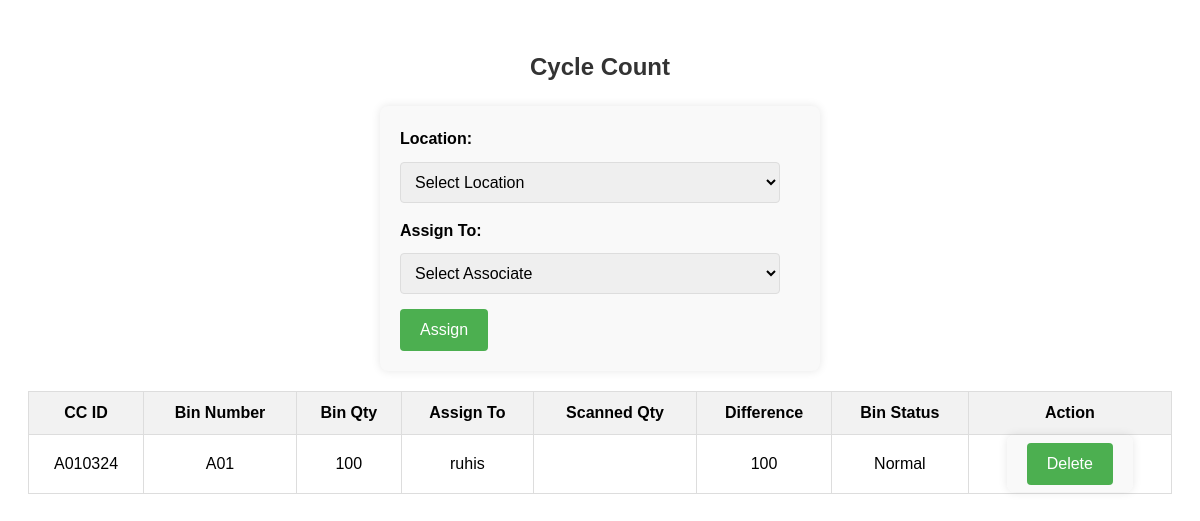
The page /inventory/cycle_count.php on the database its author committed.
### tables this page shows
CREATE TABLE `cc_data` (
  `count` int(11) NOT NULL,
  `cc_id` varchar(50) NOT NULL,
  `associate_name` varchar(50) DEFAULT NULL,
  `location` varchar(50) DEFAULT NULL,
  `available_qty` varchar(50) DEFAULT NULL,
  `scanned_qty` varchar(50) DEFAULT NULL,
  `assigned_on` timestamp NOT NULL DEFAULT current_timestamp() ON UPDATE current_timestamp()
);

### inventory/cycle_count.php (the view, shortened to what this page needs)
<?php
include('../includes/connection.php');
?>
<!DOCTYPE html>
<html lang="en">
<head>
</head>
<body>
  <h2>Cycle Count</h2>
  <form action="#" method="post">
    <label for="bin">Location:</label>
    <select id="bin" name="bin">
      <option value="">Select Location</option>
    </select>
    <label for="associate">Assign To:</label>
    <select id="associate" name="associate">
      <option value="">Select Associate</option>
    </select>
    <input type="submit" name="assign" value="Assign">
  </form>
  <table>
    <thead>
      <tr>
        <th>CC ID</th>
        <th>Bin Number</th>
        <th>Bin Qty</th>
        <th>Assign To</th>
        <th>Scanned Qty</th>
        <th>Difference</th>
        <th>Bin Status</th>
        <th>Action</th>
      </tr>
    </thead>
    <tbody>
      <?php
      $sql = "SELECT cc_id, location, available_qty, associate_name, scanned_qty FROM cc_data";
      $result = $conn->query($sql);
      if ($result->num_rows > 0) {
        while ($row = $result->fetch_assoc()) {
          echo "<tr>";
          echo "<td>" . htmlspecialchars($row['cc_id']) . "</td>";
          echo "<td>" . htmlspecialchars($row['location']) . "</td>";
          echo "<td>" . htmlspecialchars($row['available_qty']) . "</td>";
          echo "<td>" . htmlspecialchars($row['associate_name']) . "</td>";
          echo "<td>" . htmlspecialchars($row['scanned_qty']) . "</td>";
          $available_qty = intval($row['available_qty']);
          $scanned_qty = intval($row['scanned_qty']);
          $remaining_qty = $available_qty - $scanned_qty;
          echo "<td>" . $remaining_qty . "</td>";
          echo "<td>Normal</td>";
          echo "<td>
                  <form action='#' method='post' style='display:inline;'>
                      <input type='hidden' name='cc_id' value='" . htmlspecialchars($row['cc_id']) . "'>
                      <input type='submit' name='delete' value='Delete'>
                  </form>
                </td>";
          echo "</tr>";
        }
      } else {
        echo "<tr><td colspan='8'>No Works Found</td></tr>";
      }
      ?>
    </tbody>
  </table>
</body>
</html>

### inventory/cycle_count.php (style rules this page uses)
body { font-family: Arial, sans-serif; line-height: 1.6; padding: 20px; }
h2 { color: #333; text-align:center; }
table { width: 100%; border-collapse: collapse; margin-top: 20px; }
th, td { border: 1px solid #ddd; padding: 8px; text-align: center; }
th { background-color: #f2f2f2; }
form { max-width: 400px; margin: 0 auto; background: #f9f9f9; padding: 20px; border-radius: 8px; box-shadow: 0 0 10px rgba(0,0,0,0.1); }
label { font-weight: bold; margin-bottom: 10px; display: block; }
select { width: calc(100% - 20px); padding: 10px; margin-bottom: 15px; border: 1px solid #ddd; border-radius: 4px; font-size: 16px; box-sizing: border-box; }
input[type="submit"] { background-color: #4CAF50; color: white; padding: 12px 20px; border: none; border-radius: 4px; cursor: pointer; font-size: 16px; }

### rows shown on the page
cc_data: cc "A010324", location "A01", available_qty "100", associate_name "ruhis"
